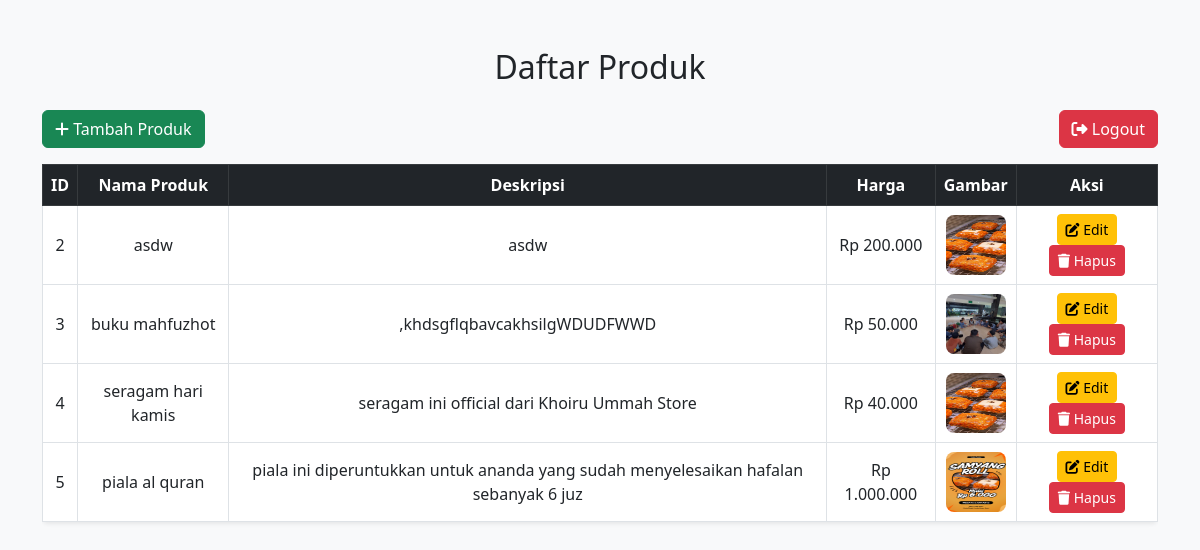
The page /admin/index.php (signed in) on the database its author committed.
### tables this page shows
CREATE TABLE `produk` (
  `id` int(11) NOT NULL,
  `nama_produk` varchar(255) NOT NULL,
  `deskripsi` text NOT NULL,
  `harga` int(11) NOT NULL,
  `gambar` varchar(255) NOT NULL
);

### admin/index.php (the view, shortened to what this page needs)
<?php
include '../includes/config.php';
$sql = "SELECT * FROM produk";
$result = $conn->query($sql);
?>
<!DOCTYPE html>
<html lang="id">
<head>
    <link rel="stylesheet" href="https://cdn.jsdelivr.net/npm/bootstrap@5.3.0/dist/css/bootstrap.min.css">
    <link rel="stylesheet" href="https://cdnjs.cloudflare.com/ajax/libs/font-awesome/6.4.2/css/all.min.css">
</head>
<body>
    <div class="container mt-5">
        <h2 class="text-center mb-4">Daftar Produk</h2>
        <div class="d-flex justify-content-between mb-3">
            <a href="add_product.php" class="btn btn-success"><i class="fas fa-plus"></i> Tambah Produk</a>
            <a href="logout.php" class="btn btn-danger"><i class="fas fa-sign-out-alt"></i> Logout</a>
        </div>
        <div class="table-responsive">
            <table class="table table-hover table-bordered bg-white shadow-sm rounded">
                <thead class="table-dark">
                    <tr>
                        <th>ID</th>
                        <th>Nama Produk</th>
                        <th>Deskripsi</th>
                        <th>Harga</th>
                        <th>Gambar</th>
                        <th>Aksi</th>
                    </tr>
                </thead>
                <tbody>
                    <?php while ($row = $result->fetch_assoc()) { ?>
                        <tr>
                            <td><?php echo $row['id']; ?></td>
                            <td><?php echo $row['nama_produk']; ?></td>
                            <td><?php echo $row['deskripsi']; ?></td>
                            <td>Rp <?php echo number_format($row['harga'], 0, ',', '.'); ?></td>
                            <td><img src="<?php echo $row['gambar']; ?>" width="60" height="60"></td>
                            <td>
                                <a href="edit_product.php?id=<?php echo $row['id']; ?>" class="btn btn-warning btn-sm">
                                    <i class="fas fa-edit"></i> Edit
                                </a>
                                <a href="delete_product.php?id=<?php echo $row['id']; ?>" class="btn btn-danger btn-sm" onclick="return confirm('Yakin ingin menghapus?');">
                                    <i class="fas fa-trash"></i> Hapus
                                </a>
                            </td>
                        </tr>
                    <?php } ?>
                </tbody>
            </table>
        </div>
    </div>
</body>
</html>

### admin/index.php (style rules this page uses)
body { background-color: #f8f9fa; }
.table th, .table td { vertical-align: middle; text-align: center; }
.table img { border-radius: 8px; }

### rows shown on the page
produk: id "2", nama_produk "asdw", deskripsi "asdw", harga "200.000", gambar (picture)
produk: id "3", nama_produk "buku mahfuzhot", deskripsi ",khdsgflqbavcakhsilgWDUDFWWD", harga "50.000", gambar (picture)
produk: id "4", nama_produk "seragam hari kamis", deskripsi "seragam ini official dari Khoiru Ummah Store", harga "40.000", gambar (picture)
produk: id "5", nama_produk "piala al quran", deskripsi "piala ini diperuntukkan untuk ananda yang sudah menyelesaikan hafalan sebanyak 6 juz", harga "1.000.000", gambar (picture)
